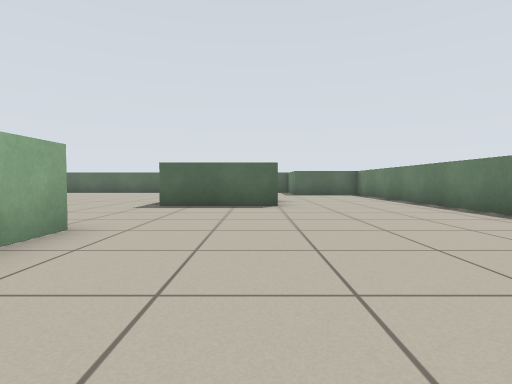
view 1 (above)

21 first-person views from a walk through a robot-simulator world made for Stage. The camera is 0.57 m above the floor, tilts 2° down and sees 80° across. Floor lines are 1 m apart. The floor is counted in squares, 1 m on a side. Each view is taken from the middle of a square. On the plan, view 1 faces up. The plan holds only what a view shows up to about 9 squares ahead; the rest is blank. Robots are left out.

view 2
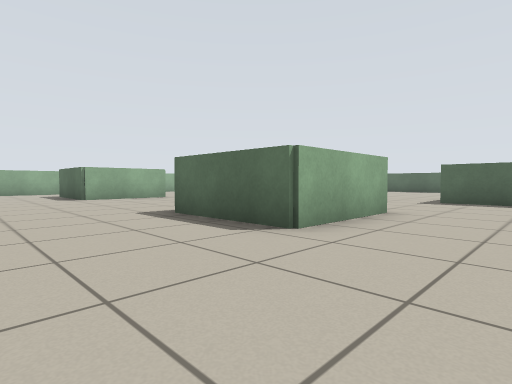

view 3
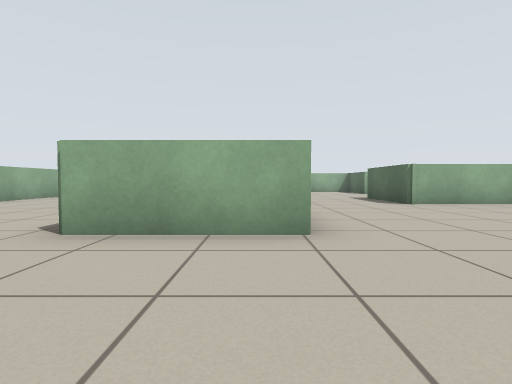

view 4
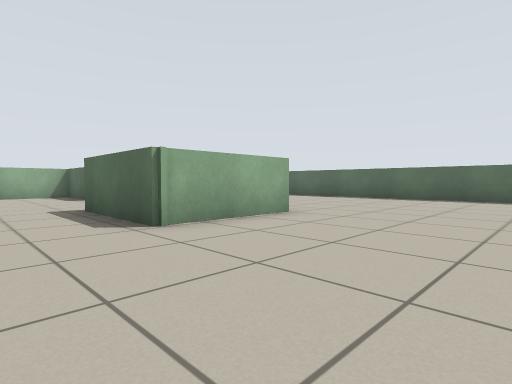

view 5
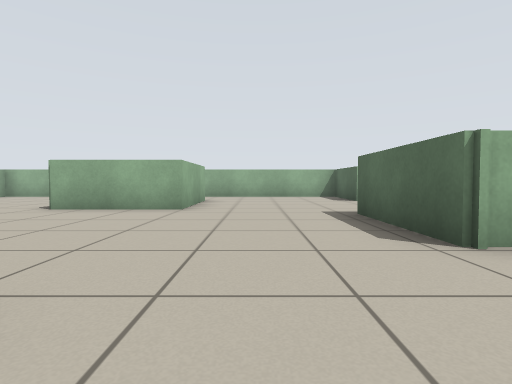

view 6
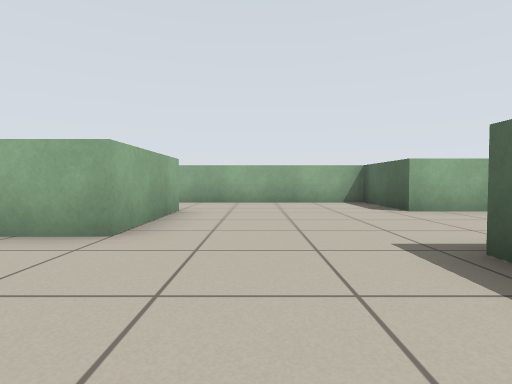

view 7
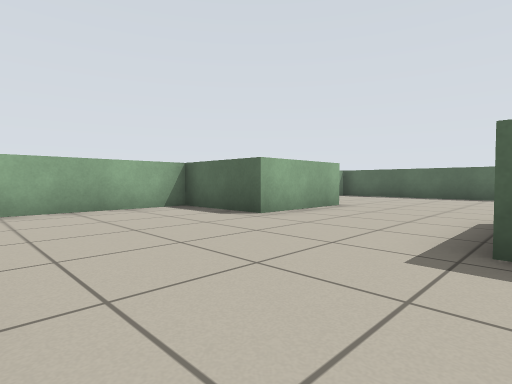

view 8
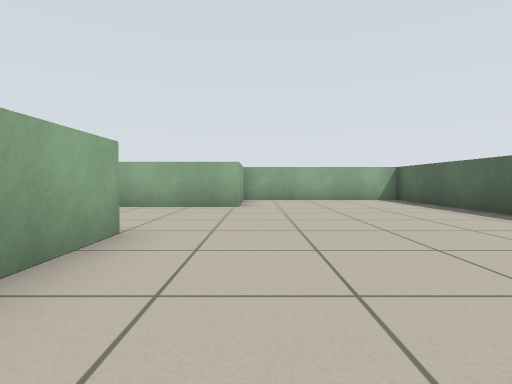

view 9
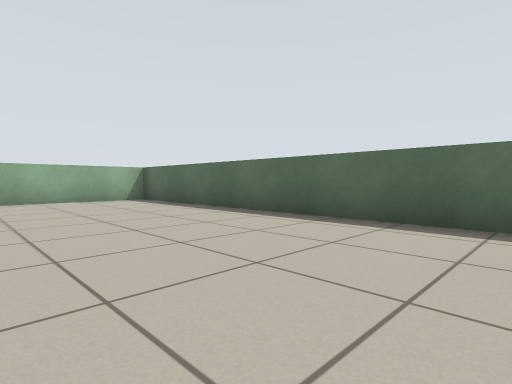

view 10
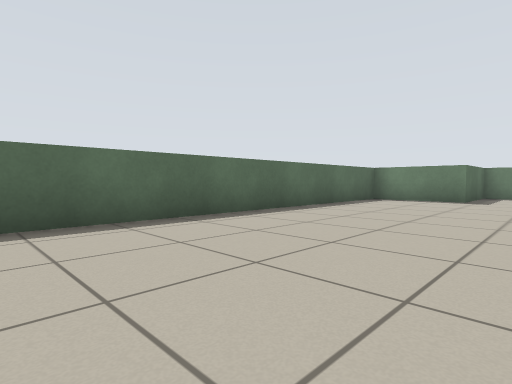

view 11
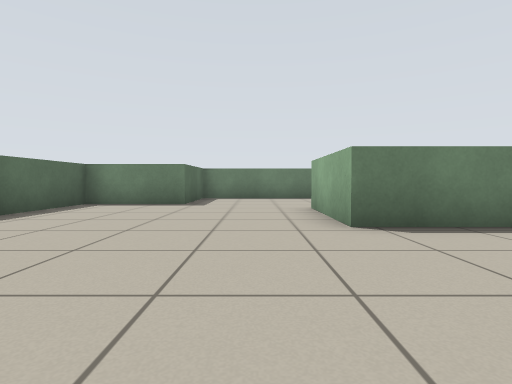

view 12
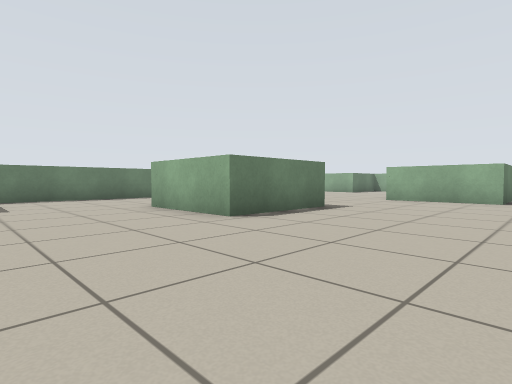

view 13
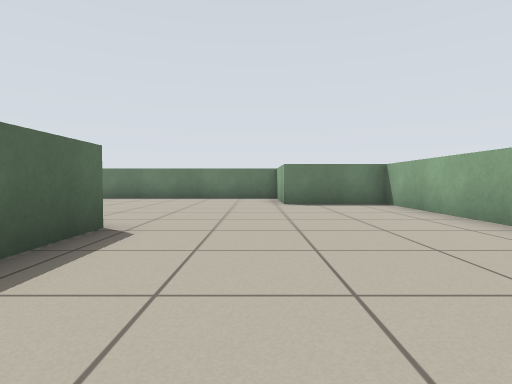

view 14
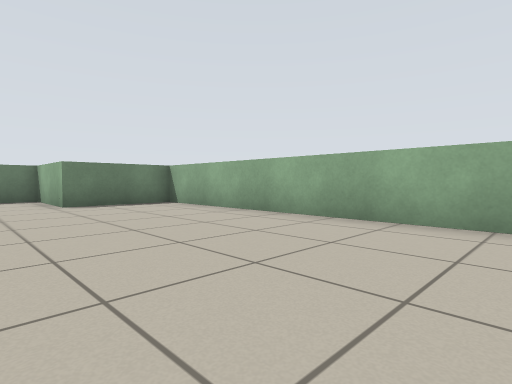

view 15
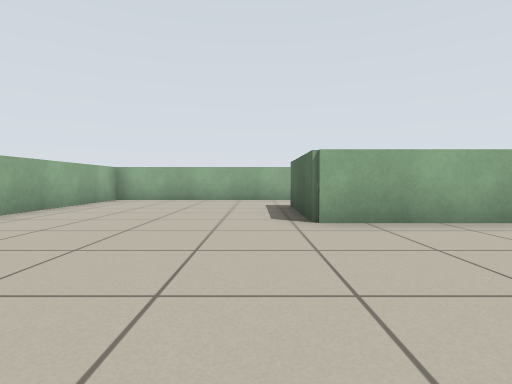

view 16
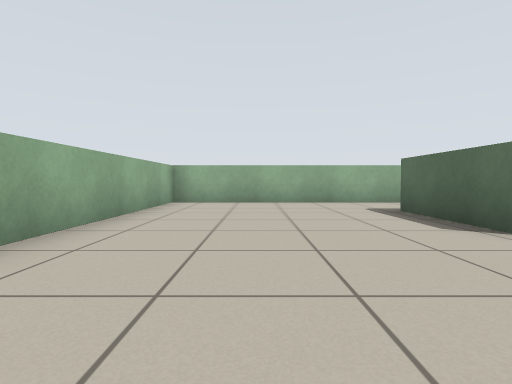

view 17
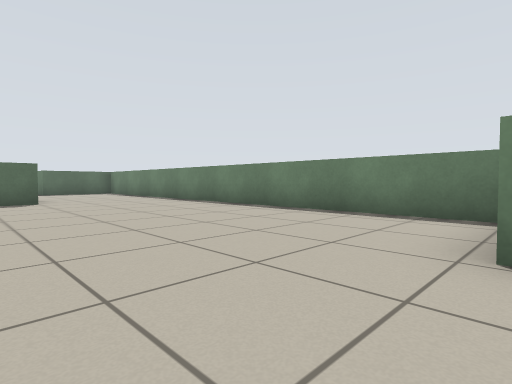

view 18
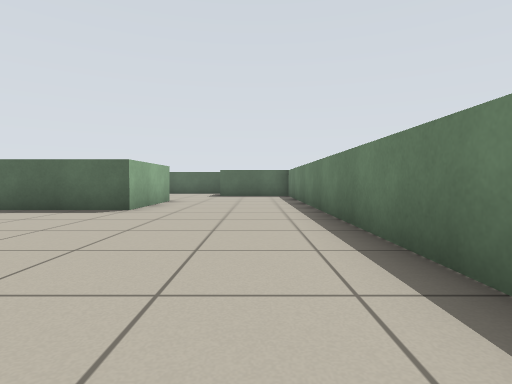

view 19
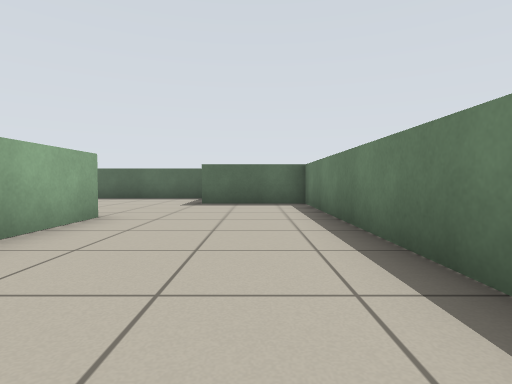

view 20
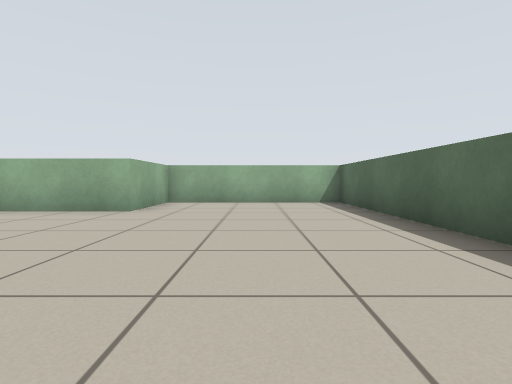

view 21
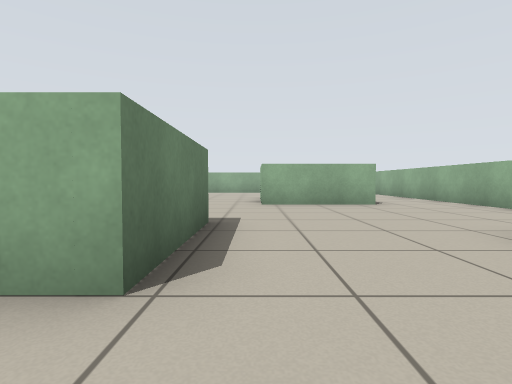

### Floor plan
Points are (right, up) in squares from view 1. A wall is a line through its corners. A room is listed if a view was taken in it or the views show most of it. See-through windows are left out.
Room 1 (views 1, 2, 3, 4, 5, 6, 7, 8, 9, 10, 11, 12, 13, 14, 15, 16, 17, 18, 19, 20, 21)
walls: (-5, 1.9) (-5, 3.5) (-2.6, 3.5); (-2.2, 3.6) (-2.2, 0.8) (-5, 0.8); (-2.2, 7) (-2.2, 9.8) (0.5, 9.8) (0.5, 7) (-2.2, 7); (-6.6, 9.5) (-6.6, 6.8) (-9.3, 6.8) (-9.3, 9.5) (-7.8, 9.5); (-13, 3.5) (-10.1, 3.5) (-10.1, 0.8) (-12.9, 0.8); (-5.8, -4.3) (1.6, -4.3) (1.6, -1.7) (4.3, -1.7) (4.3, 12.8) (1.6, 12.8) (1.6, 15.3) (-15.3, 15.3) (-15.3, 10.6) (-12.8, 10.6) (-12.8, 7.9) (-15.3, 7.9) (-15.3, -4.3) (-9.6, -4.3)

Positions as (right, up) in squares from view 1, and headings:
1: (0, 0), facing up
2: (0, -2), facing up-left
3: (1, 3), facing left
4: (-3, 5), facing up-left
5: (-4, 5), facing left
6: (-7, 5), facing left
7: (-9, 4), facing up-left
8: (-6, 11), facing left
9: (-6, 11), facing up-left
10: (-8, 11), facing up-right
11: (-6, 11), facing right
12: (-6, 13), facing down-right
13: (-6, -1), facing right
14: (-6, 0), facing down-right
15: (-6, 0), facing left
16: (-7, -2), facing left
17: (-1, -2), facing up-right
18: (3, 1), facing up
19: (3, 5), facing up
20: (-7, 13), facing left
21: (-10, 11), facing down
